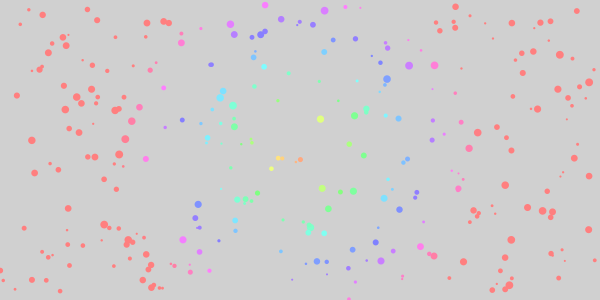
Frame 1 (no input)
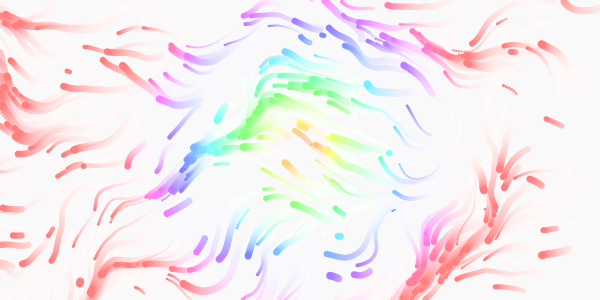
Frame 60 (the mouse pressed at the canvas centre just before this capture)
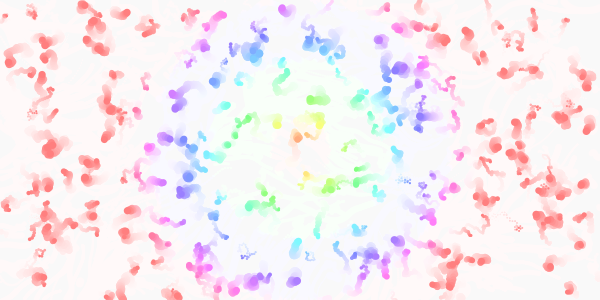
Frame 120 (the mouse held since frame 60 and released just before this capture)

The Processing sketch that drew these frames (run headless with seeded random() and noise(); from frame 60 on, the mouse is pressed at the canvas centre):

// Processing sketch: build
// ── build.pde
// Processes - Day 116
// Prayash Thapa - April 25, 2016

int   num     = 1000;
float nAmp    = 1;
float nScale  = 80;

ArrayList<Wurm> wurms = new ArrayList<Wurm>();

// ************************************************************************************

void setup() {
  size(600, 300);
  for (int i = 0; i < 300; i++) wurms.add(new Wurm());
}

// ************************************************************************************

void draw() {
  fill(#FFFFFF, 20); noStroke();
  rect(0, 0, width, height);

  for (Wurm w : wurms) w.render();
}

// ************************************************************************************

class Wurm {

  PVector position, velocity;
  float speed, angle;

  Wurm() {
    position = new PVector(random(width), random(height), random(2, 8));
    velocity = new PVector(cos(0), sin(0));
    speed = random(1, 3);
  }

  void update() {
    // Calculate next step using noise
    angle = noise(position.x / nScale, position.y / nScale, frameCount / nScale) * TWO_PI * nAmp;

    // Constantly re-calculate velocity using noise angle
    velocity = new PVector(cos(angle), sin(angle));

    // We scale velocity with the particle's respective speed
    velocity.mult(speed);
    position.add(velocity);

    // Boundary-check
    if (position.x < 0 || position.x > width) position = new PVector(random(width), random(height), random(2, 8));
    if (position.y < 0 || position.y > height) position = new PVector(random(width), random(height), random(2, 8));
  }

  void render() {
    update();

    // Color gets calculated using distance between position & center of canvas
    colorMode(HSB, 360, 100, 100);
    fill(dist(position.x, position.y, width/2, height/2) * 2, 50, 100);
    ellipse(position.x, position.y, position.z, position.z);
  }
}

// ************************************************************************************

void mousePressed() {
  nScale = random(10, 200);
  nAmp = random(0.3, 10);
  wurms.clear(); setup();
}
